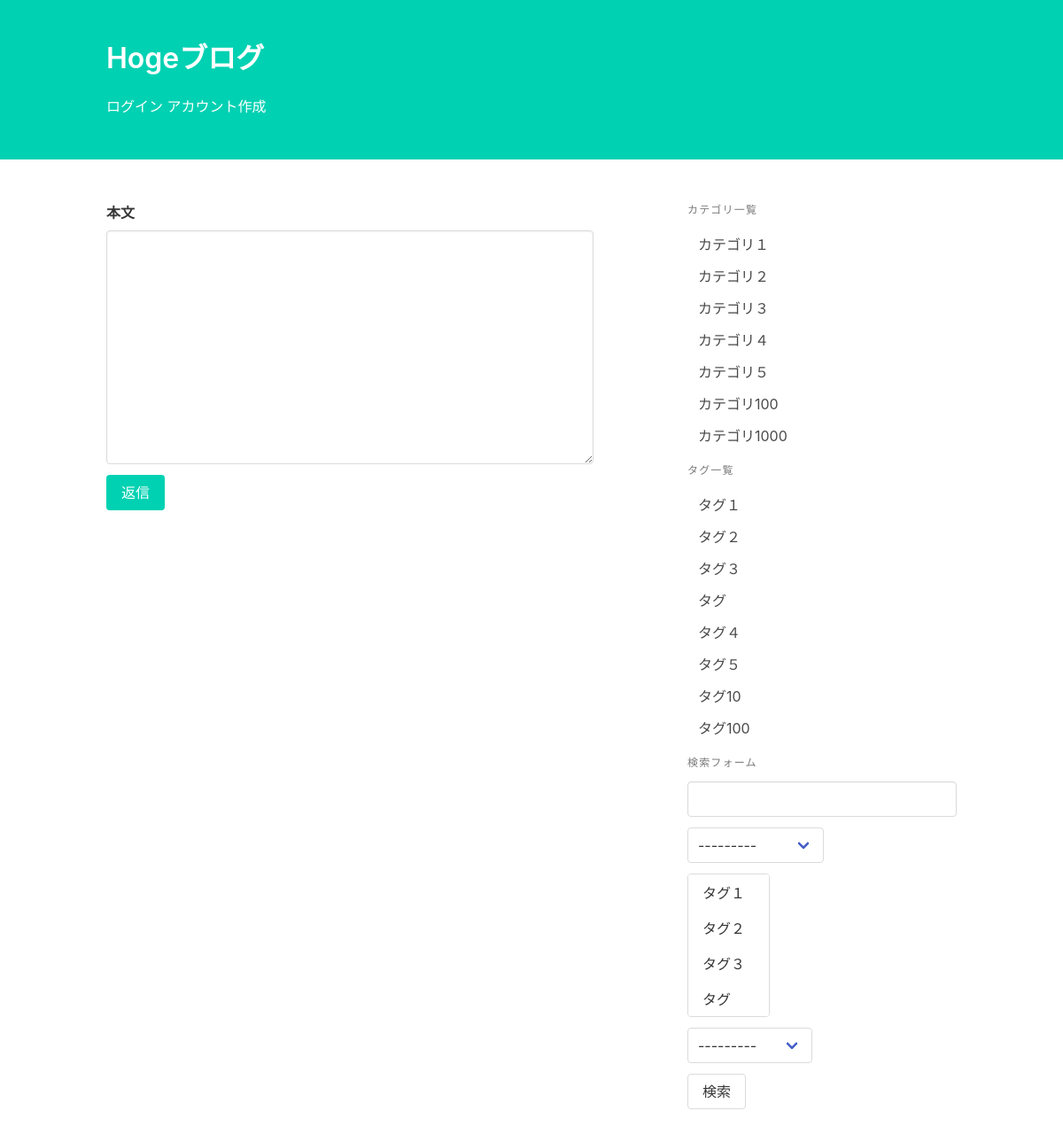
/blog/comment/7/, run on the app's committed database.
### blog/models.py (models this page shows)
class Category(models.Model):
    name = models.CharField("カテゴリ名", max_length=255, unique=True)
    def __str__(self):
        return self.name

class Tag(models.Model):
    name = models.CharField("タグ名", max_length=255, unique=True)
    def __str__(self):
        return self.name

### blog/views.py (the view, shortened to what this page needs)
# urls.py: path("comment/<int:pk>/", views.CommentCreate.as_view(), name="comment_create"),
class CommentCreate(generic.CreateView):
    model = Comment
    form_class = CommentCreateForm

### blog/forms.py
class CommentCreateForm(forms.ModelForm):
    class Meta:
        model = Comment
        fields = ("text",)
        widgets = {
            "text": forms.Textarea(attrs={"class": "textarea"})
        }

class PostSearchForm(forms.Form):
    key_word = forms.CharField(
        label="キーワード", required=False,
        widget=forms.TextInput(attrs={"class": "input"})
    )
    category = forms.ModelChoiceField(
        label="キーワード", required=False,
        queryset=Category.objects.all(),
    )
    tags = forms.ModelMultipleChoiceField(
        label="タグの選択", required=False,
        queryset=Tag.objects.all(),
    )
    user = forms.ModelChoiceField(
        label="投稿者", required=False,
        queryset=User.objects.all(),
    )

### blog/templatetags/blog.py (called while the page is built)
@register.inclusion_tag("blog/category_and_tag_list.html")
def create_category_and_tag_list():
    return {
        "category_list": Category.objects.all(),
        "tag_list": Tag.objects.all(),
    }

@register.inclusion_tag("blog/search_form.html")
def create_search_form(request):
    form = PostSearchForm(request.GET or None)
    return {"form": form}

### blog/templates/blog/comment_form.html (shortened to what this page needs)
{% extends "blog/base.html" %}
{% block content %}
    <form action="" method="POST">
        {% for field in form %}
            <div class="field">
                <label class="label" for="{{ field.id_for_label }}">{{ field.label }}</label>
                <div class="control">
                    {{ field }}
                </div>
            </div>
        {% endfor %}
        <button class="button is-primary" type="submit">返信</button>
    </form>
{% endblock %}

### blog/templates/blog/category_and_tag_list.html
<p class="menu-label">カテゴリ一覧</p>
<ul class="menu-list">
    {% for category in category_list %}
        <li><a href="{% url 'blog:post_category_list' category.pk %}">{{ category }}</a></li>
    {% endfor %}
</ul>
<p class="menu-label">タグ一覧</p>
<ul class="menu-list">
    {% for tag in tag_list %}
        <li><a href="{% url 'blog:post_tag_list' tag.pk %}">{{ tag }}</a></li>
    {% endfor %}
</ul>

### data on the page
Category: name "カテゴリ１"
Category: name "カテゴリ２"
Category: name "カテゴリ３"
Category: name "カテゴリ４"
Category: name "カテゴリ５"
Category: name "カテゴリ100"
Category: name "カテゴリ1000"
Tag: name "タグ１"
Tag: name "タグ２"
Tag: name "タグ３"
Tag: name "タグ"
Tag: name "タグ４"
Tag: name "タグ５"
Tag: name "タグ10"
Tag: name "タグ100"

### other printed values
{{ field.label }} "本文"
